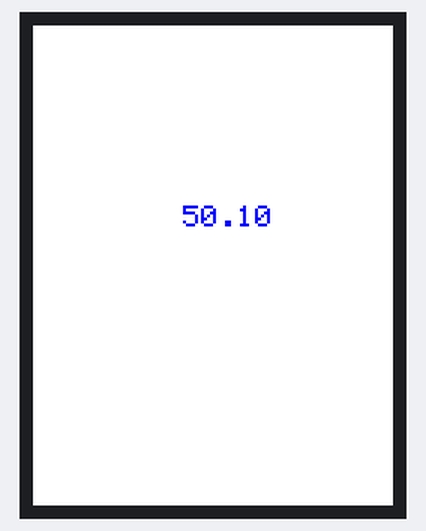
Bench run of a sketch on a simulated Arduino Uno, built with avr-gcc and run on an emulated ATmega328P. On the bench: 240×320 colour display. Random numbers use the default seed unless the sketch sets one; what the sketch prints to the serial monitor is not drawn.

Above: at 1.3 s.
At 3.4 s:
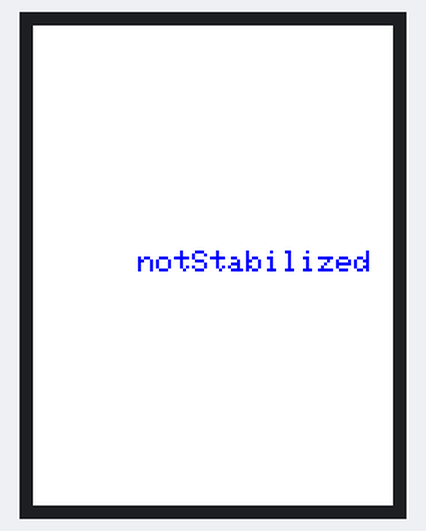
At 4.4 s:
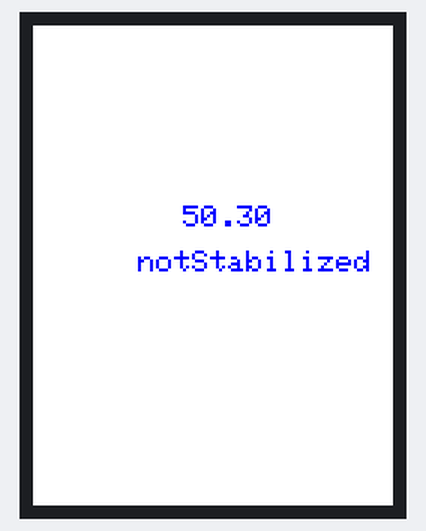
At 9.2 s:
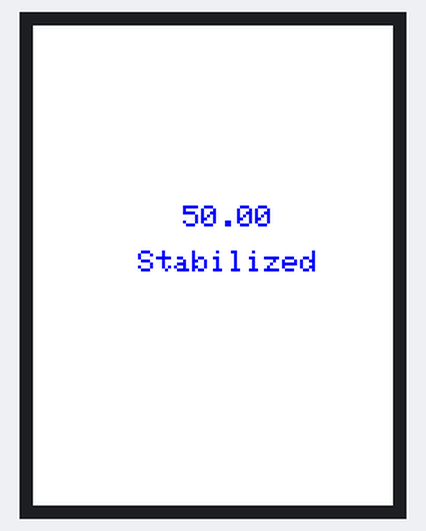
At 20.2 s:
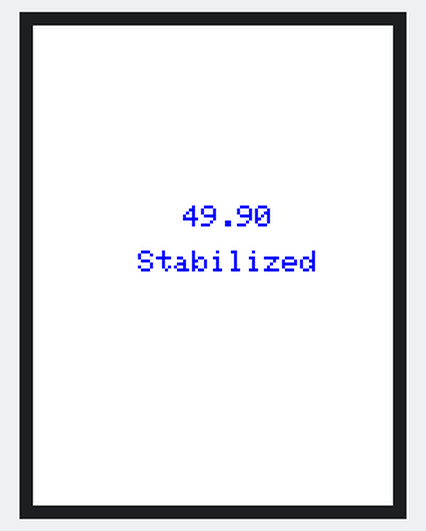
At 38.2 s:
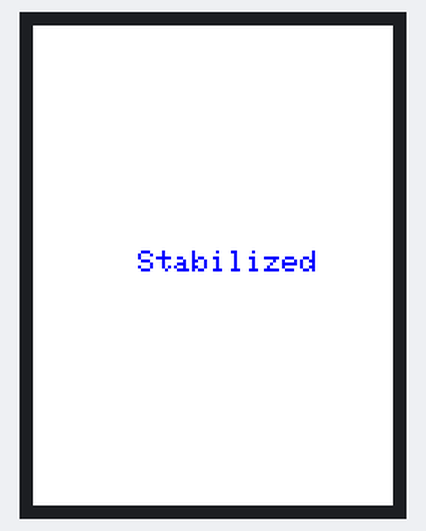

The sketch:

temperatureStabilize.ino
```cpp
#include <Elegoo_GFX.h>    // Core graphics library
#include <Elegoo_TFTLCD.h> // Hardware-specific library

#define LCD_CS A3 // Chip Select goes to Analog 3
#define LCD_CD A2 // Command/Data goes to Analog 2
#define LCD_WR A1 // LCD Write goes to Analog 1
#define LCD_RD A0 // LCD Read goes to Analog 0

#define LCD_RESET A4 // Can alternately just connect to Arduino's reset pin

#define  BLACK   0x0000
#define BLUE    0x001F
#define RED     0xF800
#define GREEN   0x07E0
#define CYAN    0x07FF
#define MAGENTA 0xF81F
#define YELLOW  0xFFE0
#define WHITE   0xFFFF

Elegoo_TFTLCD tft(LCD_CS, LCD_CD, LCD_WR, LCD_RD, LCD_RESET);

double currentTemperature = 50;
double alterTemperature ();
String isStabilized();
const double constantTemperature = 50;
unsigned long timeInRange = 0;
bool inRange = false;

void setup() {
  // put your setup code here, to run once:
Serial.begin(9600);
tft.reset();
tft.fillScreen(WHITE);
uint16_t identifier = tft.readID();
tft.begin(identifier);
tft.setRotation(0);

}

void loop() {
  // put your main code here, to run repeatedly:
alterTemperature();
Serial.println(currentTemperature);

tft.setCursor(100, 120);
tft.setTextColor(BLUE);
tft.setTextSize(2);
tft.print(currentTemperature);
delay(500);
tft.fillScreen(WHITE);

isStabilized();
Serial.println(isStabilized());

tft.setCursor(70, 150);
tft.setTextSize(2);
tft.print(isStabilized());

}


double alterTemperature () {
  if (random(0, 2)){
    currentTemperature += 0.1;
  }
  else{
    currentTemperature -= 0.1;
  }

  delay(1000);
  return currentTemperature;

}

String isStabilized (){
  if ((currentTemperature <= constantTemperature + 1) && (currentTemperature >= constantTemperature - 1)){
    if (inRange == false){
      inRange = true;
      timeInRange = millis();
    }
    if (inRange == true){
      if (millis() - timeInRange > 3000){
        return "Stabilized";

        tft.setCursor(100, 150);
        tft.setTextColor(GREEN);
        tft.setTextSize(2);
        tft.print("Stabilized");

      }
      return "notStabilized";

       tft.setCursor(100, 150);
        tft.setTextColor(RED);
        tft.setTextSize(2);
        tft.print("notStabilized");

    }
    }

    if (!(currentTemperature <= constantTemperature + 1) && (currentTemperature >= constantTemperature - 1)){
      inRange = false;
      return "notStabilized";

      tft.setCursor(100, 150);
        tft.setTextColor(RED);
        tft.setTextSize(2);
        tft.print("notStabilized");

    }
  }
```

Measured:
- what the display in image 0 shows lasts 0.5 s, from 1.2 s to 1.7 s
- what the display in image 1 shows lasts 1.0 s, from 3.4 s to 4.4 s
